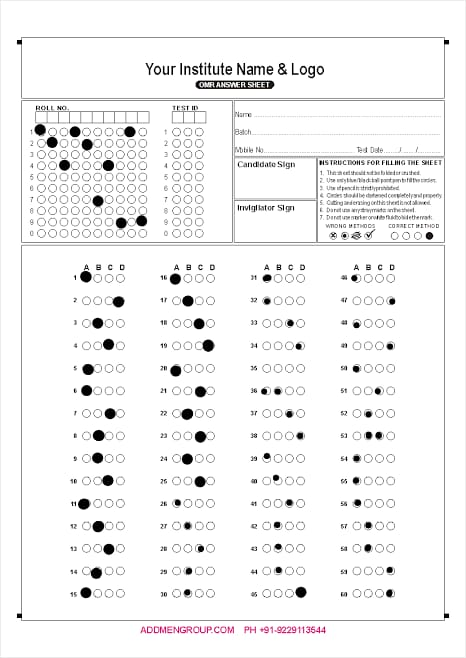
#> input picture sample_omr.jpg, 466 x 658 px
$ python omr_main.py
#> lines starting #> are read from the running program, lines starting #| are printed output that depends on the picture; after the words box and inside, x2 and y2 are one past the last pixel; in counts of white or black regions, pixels touching at a corner belong together
import cv2
import numpy as np

# Load the image (ensure the image is in the same folder)
img = cv2.imread("sample_omr.jpg")
#> img is the input picture: shape (658, 466, 3); mean B, G, R 243.1, 242.9, 243.2
if img is None:
    print("Image not found. Make sure 'sample_omr.jpg' is in the same folder.")
    exit()

# Convert to grayscale and threshold
gray = cv2.cvtColor(img, cv2.COLOR_BGR2GRAY)
_, thresh = cv2.threshold(gray, 150, 255, cv2.THRESH_BINARY_INV)
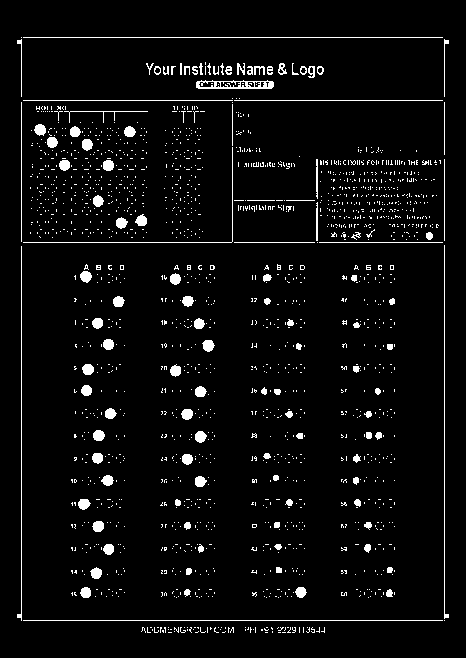
#> thresh: shape (658, 466); 4.5% white; 1743 white regions (1625 under 20 px)

# Find contours (mock detection logic for now)
contours, _ = cv2.findContours(thresh, cv2.RETR_EXTERNAL, cv2.CHAIN_APPROX_SIMPLE)
#> contours = 1738 contours, 1653 with area under 20; largest, box (x1, y1, x2, y2) and area: (196, 80, 274, 89) 540, (202, 340, 215, 352) 95, (195, 431, 207, 443) 91, (82, 364, 94, 375) 90, (80, 271, 92, 283) 90

print(f"Detected {len(contours)} contours (sample OMR processing logic).")
#| Detected 1738 contours (sample OMR processing logic).
